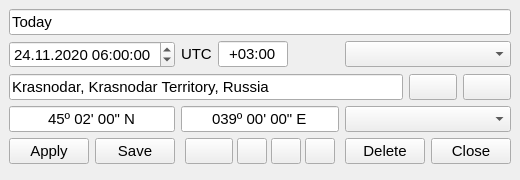
<?xml version="1.0" encoding="UTF-8"?>
<ui version="4.0">
 <class>PersonDialog</class>
 <widget class="QDialog" name="PersonDialog">
  <property name="geometry">
   <rect>
    <x>0</x>
    <y>0</y>
    <width>520</width>
    <height>180</height>
   </rect>
  </property>
  <property name="sizePolicy">
   <sizepolicy hsizetype="Preferred" vsizetype="Preferred">
    <horstretch>0</horstretch>
    <verstretch>0</verstretch>
   </sizepolicy>
  </property>
  <property name="minimumSize">
   <size>
    <width>520</width>
    <height>180</height>
   </size>
  </property>
  <property name="maximumSize">
   <size>
    <width>520</width>
    <height>180</height>
   </size>
  </property>
  <property name="font">
   <font>
    <family>MS Shell Dlg 2</family>
    <pointsize>11</pointsize>
   </font>
  </property>
  <property name="focusPolicy">
   <enum>Qt::NoFocus</enum>
  </property>
  <property name="locale">
   <locale language="English" country="UnitedStates"/>
  </property>
  <layout class="QGridLayout" name="gridLayout">
   <property name="leftMargin">
    <number>9</number>
   </property>
   <property name="topMargin">
    <number>9</number>
   </property>
   <property name="rightMargin">
    <number>9</number>
   </property>
   <item row="4" column="6">
    <widget class="QPushButton" name="closeButton">
     <property name="sizePolicy">
      <sizepolicy hsizetype="Preferred" vsizetype="Fixed">
       <horstretch>0</horstretch>
       <verstretch>0</verstretch>
      </sizepolicy>
     </property>
     <property name="maximumSize">
      <size>
       <width>16777215</width>
       <height>16777215</height>
      </size>
     </property>
     <property name="focusPolicy">
      <enum>Qt::NoFocus</enum>
     </property>
     <property name="text">
      <string>Close</string>
     </property>
    </widget>
   </item>
   <item row="3" column="0" colspan="2">
    <widget class="QLineEdit" name="latEdit">
     <property name="sizePolicy">
      <sizepolicy hsizetype="Preferred" vsizetype="Fixed">
       <horstretch>0</horstretch>
       <verstretch>0</verstretch>
      </sizepolicy>
     </property>
     <property name="inputMask">
      <string notr="true">99º 99' 99&quot; A</string>
     </property>
     <property name="text">
      <string notr="true">45º 02' 00&quot; N</string>
     </property>
     <property name="alignment">
      <set>Qt::AlignCenter</set>
     </property>
    </widget>
   </item>
   <item row="1" column="0" colspan="2">
    <widget class="QDateTimeEdit" name="dateTimeEdit">
     <property name="sizePolicy">
      <sizepolicy hsizetype="Preferred" vsizetype="Fixed">
       <horstretch>0</horstretch>
       <verstretch>0</verstretch>
      </sizepolicy>
     </property>
     <property name="minimumSize">
      <size>
       <width>0</width>
       <height>0</height>
      </size>
     </property>
     <property name="baseSize">
      <size>
       <width>0</width>
       <height>0</height>
      </size>
     </property>
     <property name="date">
      <date>
       <year>2020</year>
       <month>11</month>
       <day>24</day>
      </date>
     </property>
     <property name="time">
      <time>
       <hour>6</hour>
       <minute>0</minute>
       <second>0</second>
      </time>
     </property>
     <property name="displayFormat">
      <string notr="true">dd.MM.yyyy hh:mm:ss</string>
     </property>
     <property name="timeSpec">
      <enum>Qt::UTC</enum>
     </property>
    </widget>
   </item>
   <item row="1" column="2">
    <widget class="QLabel" name="utcLabel">
     <property name="sizePolicy">
      <sizepolicy hsizetype="Fixed" vsizetype="Fixed">
       <horstretch>0</horstretch>
       <verstretch>0</verstretch>
      </sizepolicy>
     </property>
     <property name="text">
      <string>UTC</string>
     </property>
    </widget>
   </item>
   <item row="3" column="2" colspan="3">
    <widget class="QLineEdit" name="lonEdit">
     <property name="sizePolicy">
      <sizepolicy hsizetype="Preferred" vsizetype="Fixed">
       <horstretch>0</horstretch>
       <verstretch>0</verstretch>
      </sizepolicy>
     </property>
     <property name="minimumSize">
      <size>
       <width>0</width>
       <height>0</height>
      </size>
     </property>
     <property name="inputMask">
      <string notr="true">999º 99' 99&quot; A</string>
     </property>
     <property name="text">
      <string notr="true">039º 00' 00&quot; E</string>
     </property>
     <property name="alignment">
      <set>Qt::AlignCenter</set>
     </property>
    </widget>
   </item>
   <item row="0" column="0" colspan="7">
    <widget class="QLineEdit" name="nameEdit">
     <property name="sizePolicy">
      <sizepolicy hsizetype="Expanding" vsizetype="Fixed">
       <horstretch>0</horstretch>
       <verstretch>0</verstretch>
      </sizepolicy>
     </property>
     <property name="focusPolicy">
      <enum>Qt::StrongFocus</enum>
     </property>
     <property name="inputMask">
      <string notr="true"/>
     </property>
     <property name="text">
      <string notr="true">Today</string>
     </property>
    </widget>
   </item>
   <item row="1" column="3">
    <widget class="QLineEdit" name="utcEdit">
     <property name="sizePolicy">
      <sizepolicy hsizetype="Preferred" vsizetype="Fixed">
       <horstretch>0</horstretch>
       <verstretch>0</verstretch>
      </sizepolicy>
     </property>
     <property name="minimumSize">
      <size>
       <width>0</width>
       <height>0</height>
      </size>
     </property>
     <property name="maximumSize">
      <size>
       <width>70</width>
       <height>16777215</height>
      </size>
     </property>
     <property name="inputMask">
      <string notr="true">#99:99</string>
     </property>
     <property name="text">
      <string notr="true">+03:00</string>
     </property>
     <property name="cursorPosition">
      <number>6</number>
     </property>
     <property name="alignment">
      <set>Qt::AlignCenter</set>
     </property>
     <property name="placeholderText">
      <string/>
     </property>
    </widget>
   </item>
   <item row="3" column="5" colspan="2">
    <widget class="QComboBox" name="hsysBox">
     <property name="sizePolicy">
      <sizepolicy hsizetype="Preferred" vsizetype="Fixed">
       <horstretch>0</horstretch>
       <verstretch>0</verstretch>
      </sizepolicy>
     </property>
    </widget>
   </item>
   <item row="4" column="1">
    <widget class="QPushButton" name="saveButton">
     <property name="sizePolicy">
      <sizepolicy hsizetype="Preferred" vsizetype="Fixed">
       <horstretch>0</horstretch>
       <verstretch>0</verstretch>
      </sizepolicy>
     </property>
     <property name="maximumSize">
      <size>
       <width>16777215</width>
       <height>16777215</height>
      </size>
     </property>
     <property name="focusPolicy">
      <enum>Qt::NoFocus</enum>
     </property>
     <property name="text">
      <string>Save</string>
     </property>
    </widget>
   </item>
   <item row="2" column="0" colspan="7">
    <layout class="QHBoxLayout" name="middleHbox">
     <property name="spacing">
      <number>6</number>
     </property>
     <item>
      <widget class="QLineEdit" name="cityTitleEdit">
       <property name="inputMask">
        <string notr="true"/>
       </property>
       <property name="text">
        <string notr="true">Krasnodar, Krasnodar Territory, Russia</string>
       </property>
      </widget>
     </item>
     <item>
      <widget class="QPushButton" name="atlasButton">
       <property name="sizePolicy">
        <sizepolicy hsizetype="Fixed" vsizetype="Fixed">
         <horstretch>0</horstretch>
         <verstretch>0</verstretch>
        </sizepolicy>
       </property>
       <property name="focusPolicy">
        <enum>Qt::NoFocus</enum>
       </property>
       <property name="toolTip">
        <string>&lt;html&gt;&lt;head/&gt;&lt;body&gt;&lt;p&gt;Atlas...&lt;/p&gt;&lt;/body&gt;&lt;/html&gt;</string>
       </property>
       <property name="text">
        <string/>
       </property>
       <property name="icon">
        <iconset resource="../resource.qrc">
         <normaloff>:/24x24/earth.png</normaloff>:/24x24/earth.png</iconset>
       </property>
       <property name="iconSize">
        <size>
         <width>18</width>
         <height>18</height>
        </size>
       </property>
      </widget>
     </item>
     <item>
      <widget class="QPushButton" name="saveCityButton">
       <property name="sizePolicy">
        <sizepolicy hsizetype="Fixed" vsizetype="Fixed">
         <horstretch>0</horstretch>
         <verstretch>0</verstretch>
        </sizepolicy>
       </property>
       <property name="maximumSize">
        <size>
         <width>16777215</width>
         <height>16777215</height>
        </size>
       </property>
       <property name="focusPolicy">
        <enum>Qt::NoFocus</enum>
       </property>
       <property name="toolTip">
        <string>&lt;html&gt;&lt;head/&gt;&lt;body&gt;&lt;p&gt;Save city&lt;/p&gt;&lt;/body&gt;&lt;/html&gt;</string>
       </property>
       <property name="text">
        <string notr="true"/>
       </property>
       <property name="icon">
        <iconset resource="../resource.qrc">
         <normaloff>:/24x24/save.png</normaloff>:/24x24/save.png</iconset>
       </property>
       <property name="iconSize">
        <size>
         <width>18</width>
         <height>18</height>
        </size>
       </property>
      </widget>
     </item>
    </layout>
   </item>
   <item row="4" column="0">
    <widget class="QPushButton" name="applyButton">
     <property name="sizePolicy">
      <sizepolicy hsizetype="Preferred" vsizetype="Fixed">
       <horstretch>0</horstretch>
       <verstretch>0</verstretch>
      </sizepolicy>
     </property>
     <property name="maximumSize">
      <size>
       <width>16777215</width>
       <height>16777215</height>
      </size>
     </property>
     <property name="focusPolicy">
      <enum>Qt::NoFocus</enum>
     </property>
     <property name="text">
      <string>Apply</string>
     </property>
    </widget>
   </item>
   <item row="4" column="2" colspan="3">
    <layout class="QHBoxLayout" name="downHbox">
     <property name="spacing">
      <number>0</number>
     </property>
     <item>
      <widget class="QPushButton" name="modeButton">
       <property name="sizePolicy">
        <sizepolicy hsizetype="Fixed" vsizetype="Fixed">
         <horstretch>0</horstretch>
         <verstretch>0</verstretch>
        </sizepolicy>
       </property>
       <property name="focusPolicy">
        <enum>Qt::NoFocus</enum>
       </property>
       <property name="toolTip">
        <string>&lt;html&gt;&lt;head/&gt;&lt;body&gt;&lt;p&gt;Change mode&lt;/p&gt;&lt;/body&gt;&lt;/html&gt;</string>
       </property>
       <property name="text">
        <string/>
       </property>
       <property name="icon">
        <iconset resource="../resource.qrc">
         <normaloff>:/24x24/refresh.png</normaloff>:/24x24/refresh.png</iconset>
       </property>
       <property name="iconSize">
        <size>
         <width>18</width>
         <height>18</height>
        </size>
       </property>
      </widget>
     </item>
     <item>
      <widget class="QPushButton" name="redoButton">
       <property name="sizePolicy">
        <sizepolicy hsizetype="Preferred" vsizetype="Fixed">
         <horstretch>0</horstretch>
         <verstretch>0</verstretch>
        </sizepolicy>
       </property>
       <property name="minimumSize">
        <size>
         <width>0</width>
         <height>0</height>
        </size>
       </property>
       <property name="maximumSize">
        <size>
         <width>30</width>
         <height>16777215</height>
        </size>
       </property>
       <property name="baseSize">
        <size>
         <width>0</width>
         <height>0</height>
        </size>
       </property>
       <property name="focusPolicy">
        <enum>Qt::NoFocus</enum>
       </property>
       <property name="toolTip">
        <string>&lt;html&gt;&lt;head/&gt;&lt;body&gt;&lt;p&gt;Redo&lt;/p&gt;&lt;/body&gt;&lt;/html&gt;</string>
       </property>
       <property name="text">
        <string notr="true"/>
       </property>
       <property name="icon">
        <iconset resource="../resource.qrc">
         <normaloff>:/24x24/redo.png</normaloff>:/24x24/redo.png</iconset>
       </property>
       <property name="iconSize">
        <size>
         <width>18</width>
         <height>18</height>
        </size>
       </property>
      </widget>
     </item>
     <item>
      <widget class="QPushButton" name="nowButton">
       <property name="sizePolicy">
        <sizepolicy hsizetype="Preferred" vsizetype="Fixed">
         <horstretch>0</horstretch>
         <verstretch>0</verstretch>
        </sizepolicy>
       </property>
       <property name="maximumSize">
        <size>
         <width>30</width>
         <height>16777215</height>
        </size>
       </property>
       <property name="focusPolicy">
        <enum>Qt::NoFocus</enum>
       </property>
       <property name="toolTip">
        <string>&lt;html&gt;&lt;head/&gt;&lt;body&gt;&lt;p&gt;Now&lt;/p&gt;&lt;/body&gt;&lt;/html&gt;</string>
       </property>
       <property name="text">
        <string notr="true"/>
       </property>
       <property name="icon">
        <iconset resource="../resource.qrc">
         <normaloff>:/24x24/clock.png</normaloff>:/24x24/clock.png</iconset>
       </property>
       <property name="iconSize">
        <size>
         <width>18</width>
         <height>18</height>
        </size>
       </property>
      </widget>
     </item>
     <item>
      <widget class="QPushButton" name="hereButton">
       <property name="sizePolicy">
        <sizepolicy hsizetype="Preferred" vsizetype="Fixed">
         <horstretch>0</horstretch>
         <verstretch>0</verstretch>
        </sizepolicy>
       </property>
       <property name="maximumSize">
        <size>
         <width>30</width>
         <height>16777215</height>
        </size>
       </property>
       <property name="focusPolicy">
        <enum>Qt::NoFocus</enum>
       </property>
       <property name="toolTip">
        <string>&lt;html&gt;&lt;head/&gt;&lt;body&gt;&lt;p&gt;Here&lt;/p&gt;&lt;/body&gt;&lt;/html&gt;</string>
       </property>
       <property name="text">
        <string notr="true"/>
       </property>
       <property name="icon">
        <iconset resource="../resource.qrc">
         <normaloff>:/24x24/compass.png</normaloff>:/24x24/compass.png</iconset>
       </property>
       <property name="iconSize">
        <size>
         <width>18</width>
         <height>18</height>
        </size>
       </property>
      </widget>
     </item>
    </layout>
   </item>
   <item row="1" column="5" colspan="2">
    <widget class="QComboBox" name="sexBox">
     <property name="sizePolicy">
      <sizepolicy hsizetype="Preferred" vsizetype="Fixed">
       <horstretch>0</horstretch>
       <verstretch>0</verstretch>
      </sizepolicy>
     </property>
    </widget>
   </item>
   <item row="4" column="5">
    <widget class="QPushButton" name="deleteButton">
     <property name="sizePolicy">
      <sizepolicy hsizetype="Preferred" vsizetype="Fixed">
       <horstretch>0</horstretch>
       <verstretch>0</verstretch>
      </sizepolicy>
     </property>
     <property name="maximumSize">
      <size>
       <width>16777215</width>
       <height>16777215</height>
      </size>
     </property>
     <property name="focusPolicy">
      <enum>Qt::NoFocus</enum>
     </property>
     <property name="text">
      <string>Delete</string>
     </property>
    </widget>
   </item>
  </layout>
 </widget>
 <tabstops>
  <tabstop>nameEdit</tabstop>
  <tabstop>dateTimeEdit</tabstop>
  <tabstop>utcEdit</tabstop>
  <tabstop>sexBox</tabstop>
  <tabstop>cityTitleEdit</tabstop>
  <tabstop>latEdit</tabstop>
  <tabstop>lonEdit</tabstop>
  <tabstop>hsysBox</tabstop>
 </tabstops>
 <resources>
  <include location="../resource.qrc"/>
 </resources>
 <connections/>
</ui>
